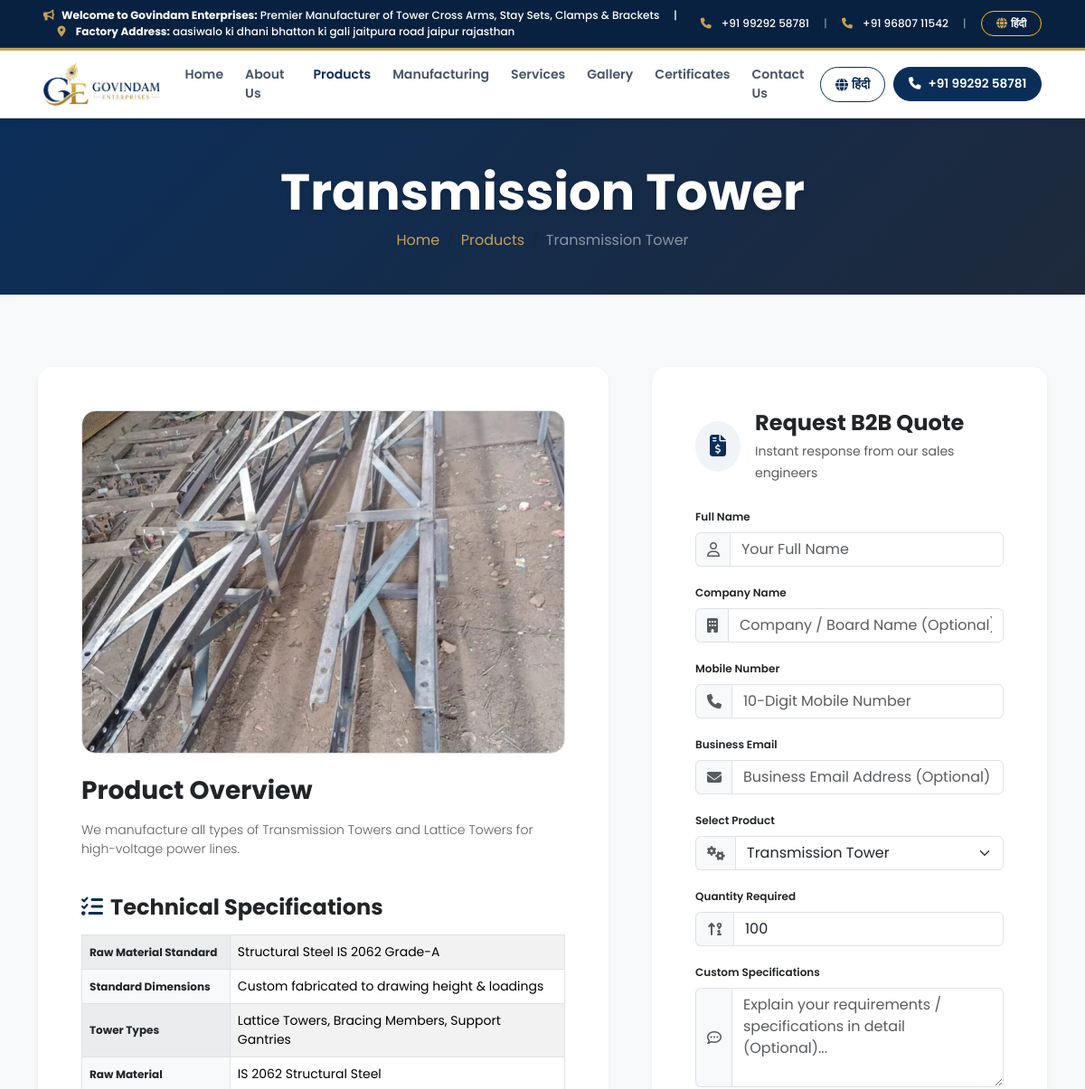
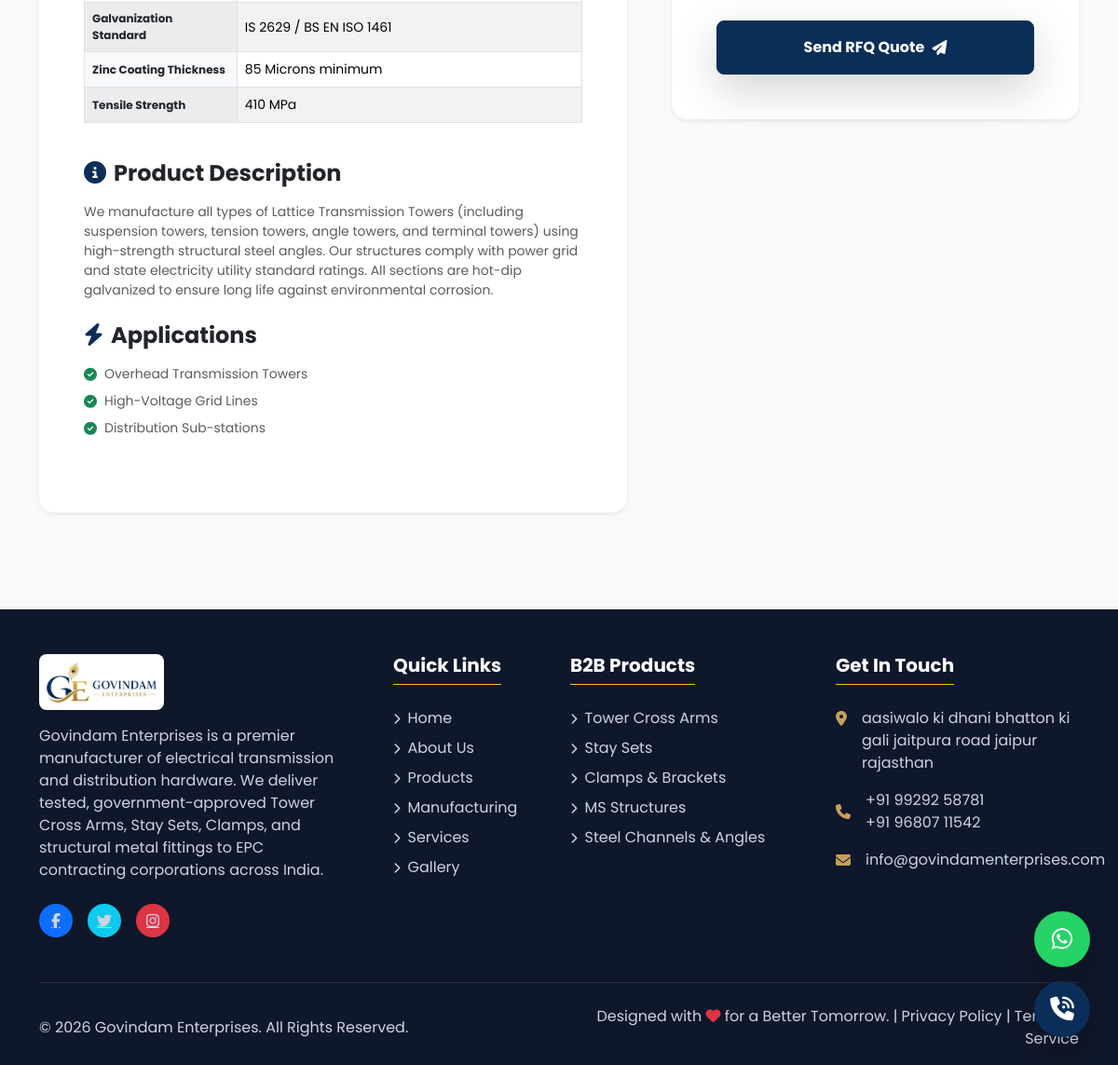
The page /products/transmission-tower/ on the database its author committed (2 pictures, top to bottom).
### website/models.py (models this page shows, shortened)
class Product(models.Model):
    STATUS_CHOICES = (
        ('draft', 'Draft'),
        ('published', 'Published'),
    )
    title = models.CharField(max_length=200, help_text="Product name (e.g. Tower Cross Arm)")
    slug = models.SlugField(max_length=250, unique=True, blank=True, help_text="SEO friendly URL slug.")
    image = models.ImageField(upload_to='products/', blank=True, null=True, help_text="Product display image.")
    short_description = models.TextField(help_text="Short description shown on the product card.")
    detailed_description = models.TextField(help_text="Detailed technical description.")
    specifications = models.TextField(help_text="Specification key-value list, line-separated by colon (e.g. Size: 100mm x 100mm).", blank=True)
    dimensions = models.CharField(max_length=200, blank=True, help_text="Product dimensions (e.g. 50x50x5 mm).")
    material = models.CharField(max_length=200, blank=True, help_text="Raw material (e.g. Mild Steel IS 2062).")
    applications = models.TextField(blank=True, help_text="List of applications.")
    pdf = models.FileField(upload_to='product_sheets/', blank=True, null=True, help_text="Product technical drawing or catalogue sheet.")
    status = models.CharField(max_length=20, choices=STATUS_CHOICES, default='published')
    order = models.PositiveIntegerField(default=0, help_text="Display order sequence.")
    class Meta:
        ordering = ['order', 'title']
        verbose_name = "Product"
        verbose_name_plural = "Products"

### website/views.py (the view)
# urls.py: path('products/<slug:slug>/', views.product_detail, name='product_detail'),
def product_detail(request, slug):
    product = get_object_or_404(Product, slug=slug, status='published')
    specs_list = []
    if product.specifications:
        for line in product.specifications.split('\n'):
            if ':' in line:
                key, val = line.split(':', 1)
                specs_list.append((key.strip(), val.strip()))
            elif line.strip():
                specs_list.append((line.strip(), ''))
    apps_list = []
    if product.applications:
        apps_list = [line.strip() for line in product.applications.split('\n') if line.strip()]
    form = ContactRequestForm(initial={'product': product.title})
    context = {
        'product': product,
        'specs_list': specs_list,
        'apps_list': apps_list,
        'form': form,
        'active_page': 'products'
    }
    return render(request, 'website/product_detail.html', context)

### website/templates/website/product_detail.html (shortened to what this page needs)
{% extends "website/base.html" %}
{% load static %}
{% block content %}
<section class="page-header py-5 text-white">
    <div class="container text-center">
        <h1 class="display-4 font-weight-bold" data-aos="fade-down" data-aos-duration="1000">{{ product.title }}</h1>
        <nav aria-label="breadcrumb" data-aos="fade-up" data-aos-duration="1000" data-aos-delay="200">
            <ol class="breadcrumb justify-content-center m-0">
                <li class="breadcrumb-item"><a href="{% url 'home' %}" class="text-warning text-decoration-none">Home</a></li>
                <li class="breadcrumb-item"><a href="{% url 'products' %}" class="text-warning text-decoration-none">Products</a></li>
                <li class="breadcrumb-item active text-white-50" aria-current="page">{{ product.title }}</li>
            </ol>
        </nav>
    </div>
</section>
<section class="py-6 bg-light">
    <div class="container">
        <div class="row g-5">
            <div class="col-lg-7" data-aos="fade-right" data-aos-duration="1000">
                <div class="card border-0 shadow-sm rounded-4 p-4 p-sm-5 bg-white mb-4">
                    <div class="product-detail-img-wrap rounded-4 overflow-hidden mb-4 border bg-light d-flex align-items-center justify-content-center" style="height: 380px;">
                        {% if product.image %}
                            <img src="{{ product.image.url }}" class="img-fluid h-100 object-cover w-100" alt="{{ product.title }}">
                        {% else %}
                            <i class="fa-solid fa-gears fa-6x text-muted"></i>
                        {% endif %}
                    </div>
                    <h3 class="font-weight-bold text-dark mb-3">Product Overview</h3>
                    <p class="text-muted mb-4 lead font-sm">{{ product.short_description }}</p>
                    <h4 class="font-weight-bold text-dark mb-3 pt-3"><i class="fa-solid fa-list-check text-primary me-2"></i>Technical Specifications</h4>
                    <div class="table-responsive mb-4">
                        <table class="table table-striped table-bordered align-middle">
                            <tbody>
                                <tr>
                                    <th class="bg-light text-dark font-xs w-35">Raw Material Standard</th>
                                    <td class="font-sm">{{ product.material }}</td>
                                </tr>
                                <tr>
                                    <th class="bg-light text-dark font-xs w-35">Standard Dimensions</th>
                                    <td class="font-sm">{{ product.dimensions }}</td>
                                </tr>
                                {% for key, val in specs_list %}
                                <tr>
                                    <th class="bg-light text-dark font-xs w-35">{{ key }}</th>
                                    <td class="font-sm">{{ val }}</td>
                                </tr>
                                {% endfor %}
                            </tbody>
                        </table>
                    </div>
                    <h4 class="font-weight-bold text-dark mb-3"><i class="fa-solid fa-circle-info text-primary me-2"></i>Product Description</h4>
                    <p class="text-muted mb-4 font-sm">{{ product.detailed_description|linebreaksbr }}</p>
                    {% if apps_list %}
                    <h4 class="font-weight-bold text-dark mb-3"><i class="fa-solid fa-bolt text-primary me-2"></i>Applications</h4>
                    <ul class="list-unstyled text-muted font-sm mb-4">
                        {% for app in apps_list %}
                        <li class="d-flex align-items-start mb-2">
                            <i class="fa-solid fa-circle-check text-success me-2 mt-1"></i>
                            <span>{{ app }}</span>
                        </li>
                        {% endfor %}
                    </ul>
                    {% endif %}
                </div>
            </div>
            <div class="col-lg-5" data-aos="fade-left" data-aos-duration="1000" data-aos-delay="200">
                <div class="card border-0 shadow-sm rounded-4 p-4 p-sm-5 bg-white position-sticky" style="top: 100px;">
                    <div class="d-flex align-items-center mb-4">
                        <span class="bg-primary-light text-primary rounded-circle p-3 me-3">
                            <i class="fa-solid fa-file-invoice-dollar fa-xl"></i>
                        </span>
                        <div>
                            <h4 class="font-weight-bold text-dark mb-1">Request B2B Quote</h4>
                            <small class="text-muted">Instant response from our sales engineers</small>
                        </div>
                    </div>
                    <form id="heroRequestForm" method="POST" action="{% url 'home' %}" class="needs-validation" novalidate>
                        <div class="mb-3">
                            <label class="form-label text-dark font-xs font-weight-semibold">Full Name</label>
                            <div class="input-group">
                                <span class="input-group-text bg-light border-end-0 text-muted"><i class="fa-regular fa-user"></i></span>
                                {{ form.name }}
                            </div>
                        </div>
                        <div class="mb-3">
                            <label class="form-label text-dark font-xs font-weight-semibold">Company Name</label>
                            <div class="input-group">
                                <span class="input-group-text bg-light border-end-0 text-muted"><i class="fa-solid fa-building"></i></span>
                                {{ form.company_name }}
                            </div>
                        </div>
                        <div class="mb-3">
                            <label class="form-label text-dark font-xs font-weight-semibold">Mobile Number</label>
                            <div class="input-group">
                                <span class="input-group-text bg-light border-end-0 text-muted"><i class="fa-solid fa-phone"></i></span>
                                {{ form.phone }}
                            </div>
                        </div>
                        <div class="mb-3">
                            <label class="form-label text-dark font-xs font-weight-semibold">Business Email</label>
                            <div class="input-group">
                                <span class="input-group-text bg-light border-end-0 text-muted"><i class="fa-solid fa-envelope"></i></span>
                                {{ form.email }}
                            </div>
                        </div>
                        <div class="mb-3">
                            <label class="form-label text-dark font-xs font-weight-semibold">Select Product</label>
                            <div class="input-group">
                                <span class="input-group-text bg-light border-end-0 text-muted"><i class="fa-solid fa-gears"></i></span>
                                {{ form.product }}
                            </div>
                        </div>
                        <div class="mb-3">
                            <label class="form-label text-dark font-xs font-weight-semibold">Quantity Required</label>
                            <div class="input-group">
                                <span class="input-group-text bg-light border-end-0 text-muted"><i class="fa-solid fa-arrow-up-9-1"></i></span>
                                {{ form.quantity }}
                            </div>
                        </div>
                        <div class="mb-4">
                            <label class="form-label text-dark font-xs font-weight-semibold">Custom Specifications</label>
                            <div class="input-group">
                                <span class="input-group-text bg-light border-end-0 text-muted"><i class="fa-regular fa-comment-dots"></i></span>
                                {{ form.message }}
                            </div>
                        </div>
                        <button type="submit" id="heroSubmitBtn" class="btn btn-primary w-100 py-3 rounded-3 font-weight-bold d-flex align-items-center justify-content-center shadow-lg transition-all">
                            <span>Send RFQ Quote</span>
                            <i class="fa-solid fa-paper-plane ms-2"></i>
                        </button>
                    </form>
                </div>
            </div>
        </div>
    </div>
</section>
{% endblock %}

### static/css/style.css (style rules this page uses)
:root { --primary-color: #0b2e59; --secondary-color: #c5a059; --bg-color: #F8FAFC; --text-dark: #0f172a; --text-muted: #475569; --card-bg: #FFFFFF; --border-radius: 16px; --transition-speed: 0.3s; --primary-light: #f0f4f8; --success-light: #e6f7ec; --warning-light: #FAF5E6; --danger-light: #fcebeb; }
body { font-family: 'Poppins', sans-serif; background-color: var(--bg-color); color: var(--text-dark); overflow-x: hidden; }
h1, h2, h3, h4, h5, h6 { font-weight: 700; color: var(--text-dark); }
.font-weight-bold { font-weight: 700 !important; }
.font-weight-semibold { font-weight: 600 !important; }
.font-sm { font-size: 0.875rem !important; }
.font-xs { font-size: 0.75rem !important; }
.object-cover { object-fit: cover !important; }
.py-6 { padding-top: 5rem !important; padding-bottom: 5rem !important; }
.bg-primary-light { background-color: var(--primary-light); }
#heroSubmitBtn { background-color: var(--primary-color); border-color: var(--primary-color); transition: all var(--transition-speed); }
.card, .hover-translate-y, .industry-card, .glass-card, .feature-card, .testimonial-card, .service-item-card, .stats-box, .timeline-card, .contact-card, .accordion-item, .shadow-sm, .shadow { transition: transform 0.4s cubic-bezier(0.16, 1, 0.3, 1), box-shadow 0.4s cubic-bezier(0.16, 1, 0.3, 1), border-color 0.4s ease, background-color 0.4s ease !important; will-change: transform, box-shadow; }
.input-group, .search-bar-wrap { border-radius: 10px; transition: transform 0.3s ease, box-shadow 0.3s ease, border-color 0.3s ease; }
.btn { transition: transform 0.3s cubic-bezier(0.175, 0.885, 0.32, 1.275), box-shadow 0.3s ease, background-color 0.3s ease, border-color 0.3s ease !important; will-change: transform; }
.service-img-wrap, .gallery-img-container, .product-detail-img-wrap, .service-detail-img-wrap, .image-box-anim { position: relative; overflow: hidden; transition: box-shadow 0.4s ease, border-color 0.4s ease, transform 0.4s ease; }
.service-img-wrap img, .gallery-img-container img, .product-detail-img-wrap img, .service-detail-img-wrap img, .image-box-anim img, .service-card-img { transition: transform 0.6s cubic-bezier(0.16, 1, 0.3, 1), filter 0.6s ease; will-change: transform; }
.service-img-wrap::after, .gallery-img-container::after, .product-detail-img-wrap::after, .service-detail-img-wrap::after, .image-box-anim::after { content: ''; position: absolute; top: 0; left: -150%; width: 70%; height: 100%; background: linear-gradient( 90deg, rgba(255, 255, 255, 0) 0%, rgba(255, 255, 255, 0.45) 50%, rgba(255, 255, 255, 0) 100% ); transform: skewX(-25deg); pointer-events: none; z-index: 3; }
.btn-primary { background-color: var(--primary-color) !important; border-color: var(--primary-color) !important; }
.text-primary, [style*="color: #0284C7"], [style*="color: #0284c7"] { color: var(--primary-color) !important; }
.text-warning, [style*="color: #FFC107"], [style*="color: #ffc107"] { color: var(--secondary-color) !important; }
.page-header { background: linear-gradient(135deg, var(--primary-color) 0%, #1e293b 100%) !important; }
.page-header h1 { color: #ffffff !important; text-shadow: 0 2px 4px rgba(0, 0, 0, 0.2); }
body { top: 0px !important; position: static !important; }

### rows shown on the page
Product: title "Transmission Tower", image (picture), short_description "We manufacture all types of Transmission Towers and Lattice Towers for high-voltage power lines.", material "Structural Steel IS 2062 Grade-A", dimensions "Custom fabricated to drawing height & loadings", detailed_description "We manufacture all types of Lattice Transmission Towers (including suspension towers, tension towers, angle towers, and terminal towers) using high-strength structural steel angles. Our structures comply with power grid and state electricity utility standard ratings. All sections are hot-dip galvanized to ensure long life against environmental corrosion."

### other values the page prints
{{ key }} "Tower Types" "Raw Material" "Galvanization Standard" "Zinc Coating Thickness" "Tensile Strength"
{{ val }} "Lattice Towers, Bracing Members, Support Gantries" "IS 2062 Structural Steel" "IS 2629 / BS EN ISO 1461" "85 Microns minimum" "410 MPa"
{{ app }} "Overhead Transmission Towers" "High-Voltage Grid Lines" "Distribution Sub-stations"
